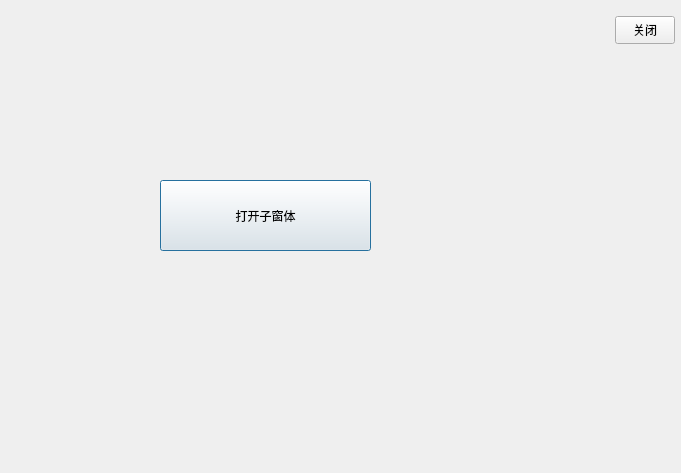
<?xml version="1.0" encoding="UTF-8"?>
<ui version="4.0">
 <class>SubDialog</class>
 <widget class="QDialog" name="SubDialog">
  <property name="geometry">
   <rect>
    <x>0</x>
    <y>0</y>
    <width>681</width>
    <height>473</height>
   </rect>
  </property>
  <property name="windowTitle">
   <string>Dialog</string>
  </property>
  <layout class="QGridLayout" name="gridLayout">
   <property name="leftMargin">
    <number>0</number>
   </property>
   <property name="topMargin">
    <number>0</number>
   </property>
   <property name="rightMargin">
    <number>0</number>
   </property>
   <property name="bottomMargin">
    <number>0</number>
   </property>
   <property name="spacing">
    <number>0</number>
   </property>
   <item row="0" column="0">
    <widget class="QWidget" name="titleBar" native="true">
     <property name="sizePolicy">
      <sizepolicy hsizetype="Preferred" vsizetype="Fixed">
       <horstretch>0</horstretch>
       <verstretch>0</verstretch>
      </sizepolicy>
     </property>
     <property name="minimumSize">
      <size>
       <width>0</width>
       <height>60</height>
      </size>
     </property>
     <property name="maximumSize">
      <size>
       <width>16777215</width>
       <height>60</height>
      </size>
     </property>
     <layout class="QHBoxLayout" name="horizontalLayout_2">
      <property name="spacing">
       <number>0</number>
      </property>
      <property name="topMargin">
       <number>0</number>
      </property>
      <property name="rightMargin">
       <number>6</number>
      </property>
      <property name="bottomMargin">
       <number>0</number>
      </property>
      <item>
       <widget class="QLabel" name="labTitle">
        <property name="sizePolicy">
         <sizepolicy hsizetype="Expanding" vsizetype="Expanding">
          <horstretch>0</horstretch>
          <verstretch>0</verstretch>
         </sizepolicy>
        </property>
       </widget>
      </item>
      <item>
       <widget class="QWidget" name="widgetMenu" native="true">
        <property name="sizePolicy">
         <sizepolicy hsizetype="Preferred" vsizetype="Fixed">
          <horstretch>0</horstretch>
          <verstretch>0</verstretch>
         </sizepolicy>
        </property>
        <property name="maximumSize">
         <size>
          <width>16777215</width>
          <height>28</height>
         </size>
        </property>
        <layout class="QHBoxLayout" name="horizontalLayout">
         <property name="spacing">
          <number>0</number>
         </property>
         <property name="leftMargin">
          <number>0</number>
         </property>
         <property name="topMargin">
          <number>0</number>
         </property>
         <property name="rightMargin">
          <number>0</number>
         </property>
         <property name="bottomMargin">
          <number>0</number>
         </property>
         <item>
          <widget class="QPushButton" name="btnMenu_Close">
           <property name="sizePolicy">
            <sizepolicy hsizetype="Minimum" vsizetype="Expanding">
             <horstretch>0</horstretch>
             <verstretch>0</verstretch>
            </sizepolicy>
           </property>
           <property name="minimumSize">
            <size>
             <width>60</width>
             <height>0</height>
            </size>
           </property>
           <property name="maximumSize">
            <size>
             <width>60</width>
             <height>16777215</height>
            </size>
           </property>
           <property name="cursor">
            <cursorShape>ArrowCursor</cursorShape>
           </property>
           <property name="focusPolicy">
            <enum>Qt::NoFocus</enum>
           </property>
           <property name="toolTip">
            <string>关闭</string>
           </property>
           <property name="text">
            <string>关闭</string>
           </property>
          </widget>
         </item>
        </layout>
       </widget>
      </item>
     </layout>
    </widget>
   </item>
   <item row="1" column="0">
    <widget class="QWidget" name="widgetMain" native="true">
     <property name="sizePolicy">
      <sizepolicy hsizetype="Preferred" vsizetype="Expanding">
       <horstretch>0</horstretch>
       <verstretch>0</verstretch>
      </sizepolicy>
     </property>
     <widget class="QPushButton" name="pushButton">
      <property name="geometry">
       <rect>
        <x>160</x>
        <y>120</y>
        <width>211</width>
        <height>71</height>
       </rect>
      </property>
      <property name="text">
       <string>打开子窗体</string>
      </property>
     </widget>
    </widget>
   </item>
  </layout>
 </widget>
 <resources/>
 <connections/>
</ui>
